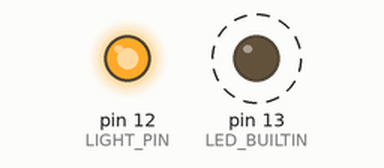
Simulated run of this program. Board: Arduino Uno, built with avr-gcc and run on an emulated ATmega328P. On the bench: output pins drawn as LEDs (lit = HIGH). Dashed ring = blinking.

Above: at 0.5 s.
At 1.5 s:
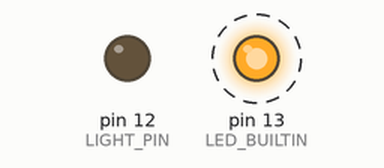
Timing chart, 0 to 3.0 s (numbered marks = the images above):
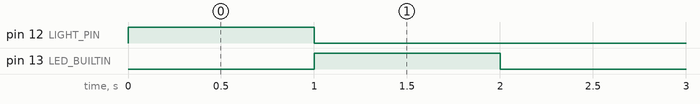

Measured:
- by itself, pin 12 (LIGHT_PIN): LOW → HIGH at 0.00 s, → LOW 1.0 s later
- by itself, pin 13 (LED_BUILTIN): alternates HIGH for 1.0 s and LOW for 1.0 s

The program:

main.cpp
```cpp
#include <Arduino.h>
#define LIGHT_PIN 12

/*
  power light_pin every 5 minutes for 1 second
*/

const long sec = 1000;
const long keepOffForSeconds = 300;
const long keepOnForSeconds = 1;
unsigned long secondsPassed = 0;
unsigned long prevSecMillis = 0;
bool lightOn = true;

void setup() {
  pinMode(LIGHT_PIN, OUTPUT);
  pinMode(LED_BUILTIN, OUTPUT);
  prevSecMillis = millis();
}

void loop() {
  unsigned long currentMillis = millis();

  if (currentMillis - prevSecMillis >= sec) {
    prevSecMillis = currentMillis;
    secondsPassed+=1;
    // signal the program is running
    digitalWrite(LED_BUILTIN, !digitalRead(LED_BUILTIN));
  }

  if (!lightOn && secondsPassed >= keepOffForSeconds){
    lightOn = true;
    secondsPassed = 0;
  }

  if (lightOn && secondsPassed >= keepOnForSeconds){
    lightOn = false;
    secondsPassed = 0;
  }

  digitalWrite(LIGHT_PIN, lightOn ? HIGH : LOW);
}
```
